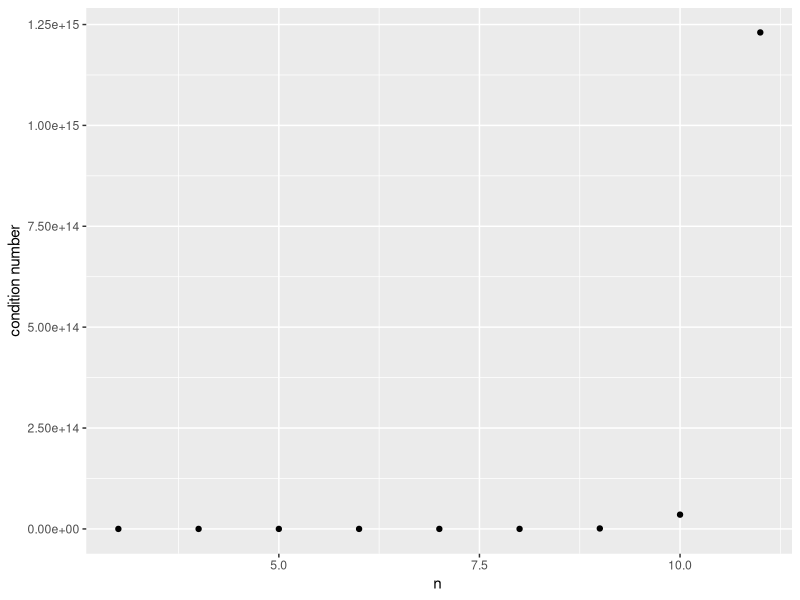
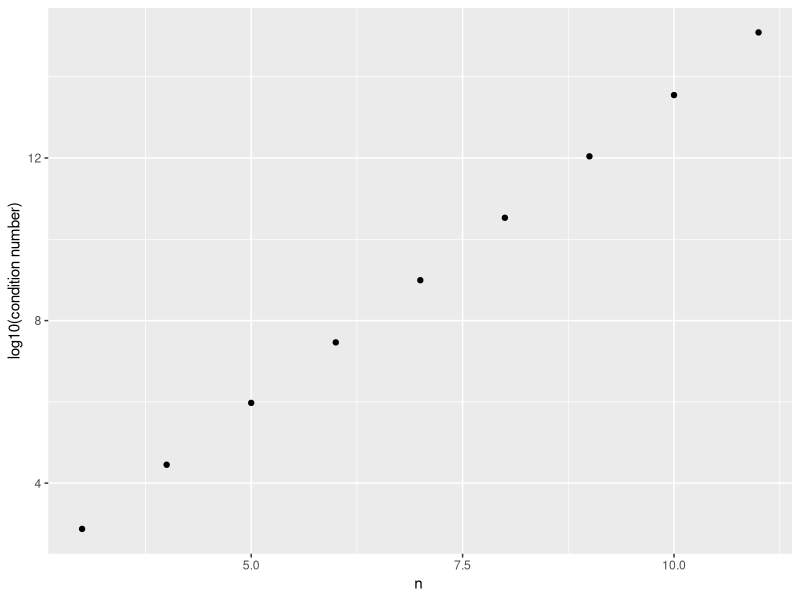

R code for these plots, in order:
library(matrixcalc)
library(ggplot2)
N=9 
#for N>9 system is computationally singular.
#Reciprocal condition number is almost zero.
#Errors in calculations arise.
res=matrix(data = NA,nrow = 2,ncol=N)
for(i in 3:(N+2)){
hm=hilbert.matrix(i)
cond_num=(norm(hm,"I")*norm(matrix.inverse(hm),"I"))
# "I" denotes to infinity norm
res[1,i-2]=i
res[2,i-2]=cond_num
}
print(res) 
#first row is n of the hilbert matrix.
#second row is the conditon number for 
#the nth hilbert matrix.
ggplot()+geom_point(aes(x=res[1,],y=(res[2,])))+
labs(x ="n ", y = "condition number")
ggplot()+geom_point(aes(x=res[1,],y=log10(res[2,])))+
labs(x ="n ", y = "log10(condition number)")
###################################
